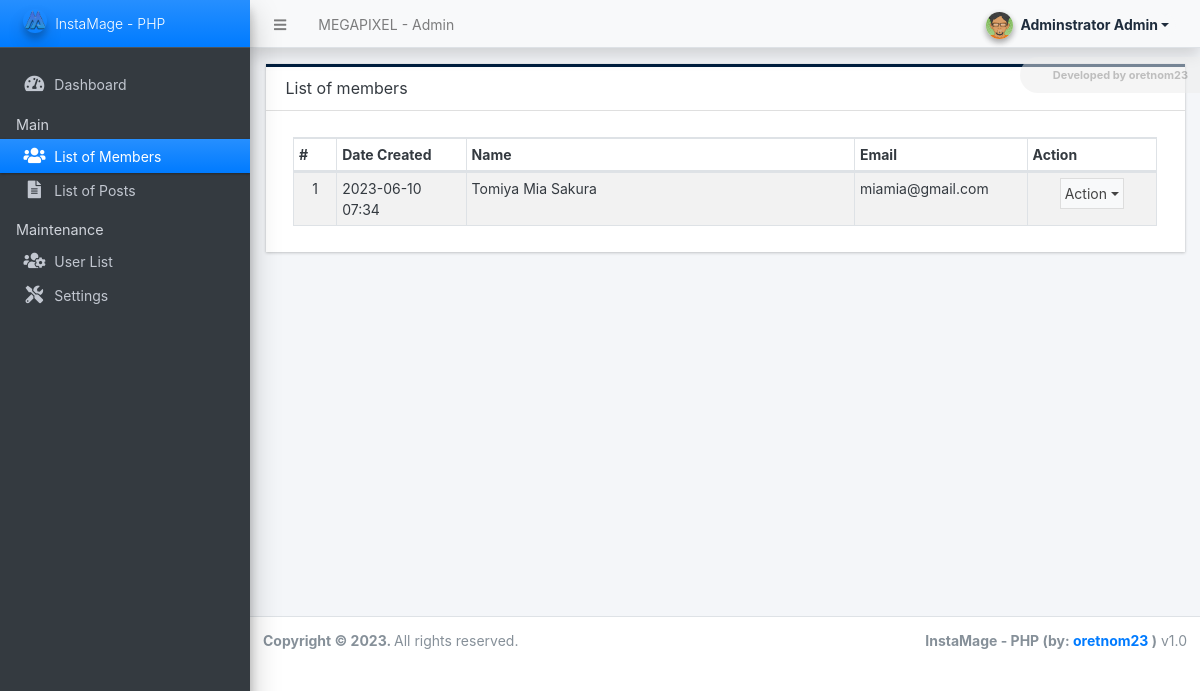
Screenshot of /admin/?page=members (signed in) with the database file from the repository.
### tables this page shows
CREATE TABLE `member_list` (
  `id` int(30) NOT NULL,
  `firstname` text NOT NULL,
  `middlename` text DEFAULT NULL,
  `lastname` text NOT NULL,
  `email` text NOT NULL,
  `password` text NOT NULL,
  `avatar` text DEFAULT NULL,
  `status` tinyint(1) NOT NULL DEFAULT 0 COMMENT '0=Pending, 1=Approved, 2 = Denied, 3=Blocked',
  `date_created` datetime NOT NULL DEFAULT current_timestamp(),
  `date_updated` datetime NOT NULL DEFAULT current_timestamp() ON UPDATE current_timestamp()
);

### admin/members/index.php (the view, shortened to what this page needs)
<div class="card card-outline rounded-0 card-navy">
	<div class="card-header">
		<h3 class="card-title">List of members</h3>
	</div>
	<div class="card-body">
        <div class="container-fluid">
			<table class="table table-hover table-striped table-bordered" id="list">
				<colgroup>
					<col width="5%">
					<col width="15%">
					<col width="45%">
					<col width="20%">
					<col width="15%">
				</colgroup>
				<thead>
					<tr>
						<th>#</th>
						<th>Date Created</th>
						<th>Name</th>
						<th>Email</th>
						<th>Action</th>
					</tr>
				</thead>
				<tbody>
					<?php
					$i = 1;
						$qry = $conn->query("SELECT *, CONCAT(lastname, ' ', firstname, ' ', coalesce(middlename,'')) as `name` from `member_list` order by `name` asc ");
						while($row = $qry->fetch_assoc()):
					?>
						<tr>
							<td class="text-center"><?php echo $i++; ?></td>
							<td><?php echo date("Y-m-d H:i",strtotime($row['date_created'])) ?></td>
							<td><?php echo $row['name'] ?></td>
							<td><?php echo $row['email'] ?></td>
							<td align="center">
								 <button type="button" class="btn btn-flat p-1 btn-default btn-sm dropdown-toggle dropdown-icon" data-toggle="dropdown">
				                  		Action
				                  </button>
							</td>
						</tr>
					<?php endwhile; ?>
				</tbody>
			</table>
		</div>
	</div>
</div>

### rows the page displays
member_list: date_created "2023-06-10 07:34", name "Tomiya Mia Sakura", email "miamia@gmail.com"

### other values shown
$_settings->info('name') "MEGAPIXEL"
$_settings->userdata('firstname').' '.$_settings->userdata('lastname') "Adminstrator Admin"
$_settings->info('short_name') "InstaMage - PHP"
